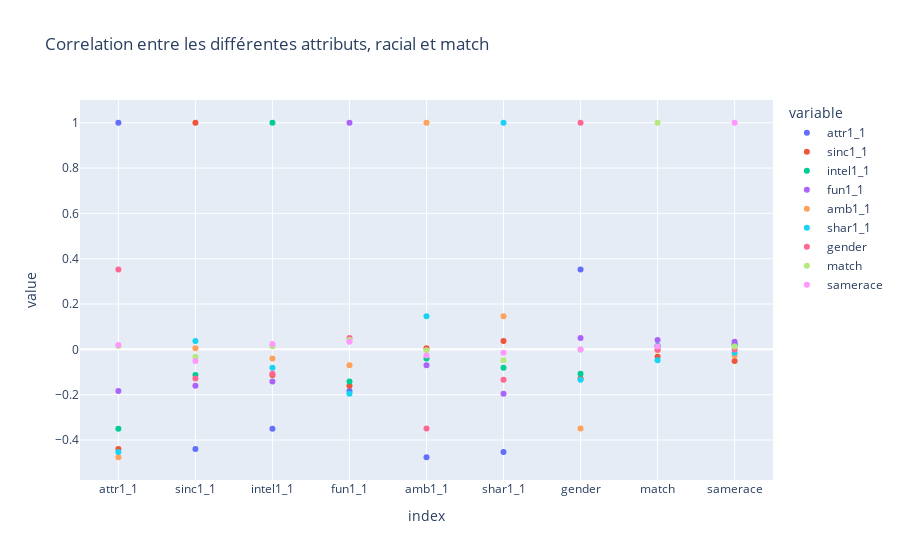

The code cell stored with this chart in its notebook:
### Code cell
# SCATTER PLOT SUR LA CORRELATION ENTRE ATTRIBUTS ET MATCH

fig = px.scatter(correlation_Bis, title='Correlation entre les différentes attributs, racial et match')
fig.show()

### Figure 1 — Plotly figure (JSON) as saved in the notebook; plotly's stock layout.template omitted (floating-point values rounded to 4 significant figures)
{"data": [{"hovertemplate": "variable=attr1_1<br>index=%{x}<br>value=%{y}<extra></extra>", "legendgroup": "attr1_1", "marker": {"color": "#636efa", "symbol": "circle"}, "mode": "markers", "name": "attr1_1", "orientation": "v", "showlegend": true, "type": "scatter", "x": ["attr1_1", "sinc1_1", "intel1_1", "fun1_1", "amb1_1", "shar1_1", "gender", "match", "samerace"], "xaxis": "x", "y": [1, -0.4391, -0.3502, -0.1839, -0.4761, -0.4533, 0.3522, 0.01495, 0.01975], "yaxis": "y"}, {"hovertemplate": "variable=sinc1_1<br>index=%{x}<br>value=%{y}<extra></extra>", "legendgroup": "sinc1_1", "marker": {"color": "#EF553B", "symbol": "circle"}, "mode": "markers", "name": "sinc1_1", "orientation": "v", "showlegend": true, "type": "scatter", "x": ["attr1_1", "sinc1_1", "intel1_1", "fun1_1", "amb1_1", "shar1_1", "gender", "match", "samerace"], "xaxis": "x", "y": [-0.4391, 1, -0.1129, -0.1611, 0.005322, 0.03706, -0.1282, -0.03233, -0.05095], "yaxis": "y"}, {"hovertemplate": "variable=intel1_1<br>index=%{x}<br>value=%{y}<extra></extra>", "legendgroup": "intel1_1", "marker": {"color": "#00cc96", "symbol": "circle"}, "mode": "markers", "name": "intel1_1", "orientation": "v", "showlegend": true, "type": "scatter", "x": ["attr1_1", "sinc1_1", "intel1_1", "fun1_1", "amb1_1", "shar1_1", "gender", "match", "samerace"], "xaxis": "x", "y": [-0.3502, -0.1129, 1, -0.1419, -0.04004, -0.08115, -0.108, 0.01409, 0.02324], "yaxis": "y"}, {"hovertemplate": "variable=fun1_1<br>index=%{x}<br>value=%{y}<extra></extra>", "legendgroup": "fun1_1", "marker": {"color": "#ab63fa", "symbol": "circle"}, "mode": "markers", "name": "fun1_1", "orientation": "v", "showlegend": true, "type": "scatter", "x": ["attr1_1", "sinc1_1", "intel1_1", "fun1_1", "amb1_1", "shar1_1", "gender", "match", "samerace"], "xaxis": "x", "y": [-0.1839, -0.1611, -0.1419, 1, -0.07019, -0.1962, 0.05067, 0.04165, 0.03356], "yaxis": "y"}, {"hovertemplate": "variable=amb1_1<br>index=%{x}<br>value=%{y}<extra></extra>", "legendgroup": "amb1_1", "marker": {"color": "#FFA15A", "symbol": "circle"}, "mode": "markers", "name": "amb1_1", "orientation": "v", "showlegend": true, "type": "scatter", "x": ["attr1_1", "sinc1_1", "intel1_1", "fun1_1", "amb1_1", "shar1_1", "gender", "match", "samerace"], "xaxis": "x", "y": [-0.4761, 0.005322, -0.04004, -0.07019, 1, 0.146, -0.349, -0.004444, -0.02726], "yaxis": "y"}, {"hovertemplate": "variable=shar1_1<br>index=%{x}<br>value=%{y}<extra></extra>", "legendgroup": "shar1_1", "marker": {"color": "#19d3f3", "symbol": "circle"}, "mode": "markers", "name": "shar1_1", "orientation": "v", "showlegend": true, "type": "scatter", "x": ["attr1_1", "sinc1_1", "intel1_1", "fun1_1", "amb1_1", "shar1_1", "gender", "match", "samerace"], "xaxis": "x", "y": [-0.4533, 0.03706, -0.08115, -0.1962, 0.146, 1, -0.1342, -0.04832, -0.01501], "yaxis": "y"}, {"hovertemplate": "variable=gender<br>index=%{x}<br>value=%{y}<extra></extra>", "legendgroup": "gender", "marker": {"color": "#FF6692", "symbol": "circle"}, "mode": "markers", "name": "gender", "orientation": "v", "showlegend": true, "type": "scatter", "x": ["attr1_1", "sinc1_1", "intel1_1", "fun1_1", "amb1_1", "shar1_1", "gender", "match", "samerace"], "xaxis": "x", "y": [0.3522, -0.1282, -0.108, 0.05067, -0.349, -0.1342, 1, -0.00053, -0.0009661], "yaxis": "y"}, {"hovertemplate": "variable=match<br>index=%{x}<br>value=%{y}<extra></extra>", "legendgroup": "match", "marker": {"color": "#B6E880", "symbol": "circle"}, "mode": "markers", "name": "match", "orientation": "v", "showlegend": true, "type": "scatter", "x": ["attr1_1", "sinc1_1", "intel1_1", "fun1_1", "amb1_1", "shar1_1", "gender", "match", "samerace"], "xaxis": "x", "y": [0.01495, -0.03233, 0.01409, 0.04165, -0.004444, -0.04832, -0.00053, 1, 0.01303], "yaxis": "y"}, {"hovertemplate": "variable=samerace<br>index=%{x}<br>value=%{y}<extra></extra>", "legendgroup": "samerace", "marker": {"color": "#FF97FF", "symbol": "circle"}, "mode": "markers", "name": "samerace", "orientation": "v", "showlegend": true, "type": "scatter", "x": ["attr1_1", "sinc1_1", "intel1_1", "fun1_1", "amb1_1", "shar1_1", "gender", "match", "samerace"], "xaxis": "x", "y": [0.01975, -0.05095, 0.02324, 0.03356, -0.02726, -0.01501, -0.0009661, 0.01303, 1], "yaxis": "y"}], "layout": {"legend": {"title": {"text": "variable"}, "tracegroupgap": 0}, "title": {"text": "Correlation entre les différentes attributs, racial et match"}, "xaxis": {"anchor": "y", "domain": [0, 1], "title": {"text": "index"}}, "yaxis": {"anchor": "x", "domain": [0, 1], "title": {"text": "value"}}}}
